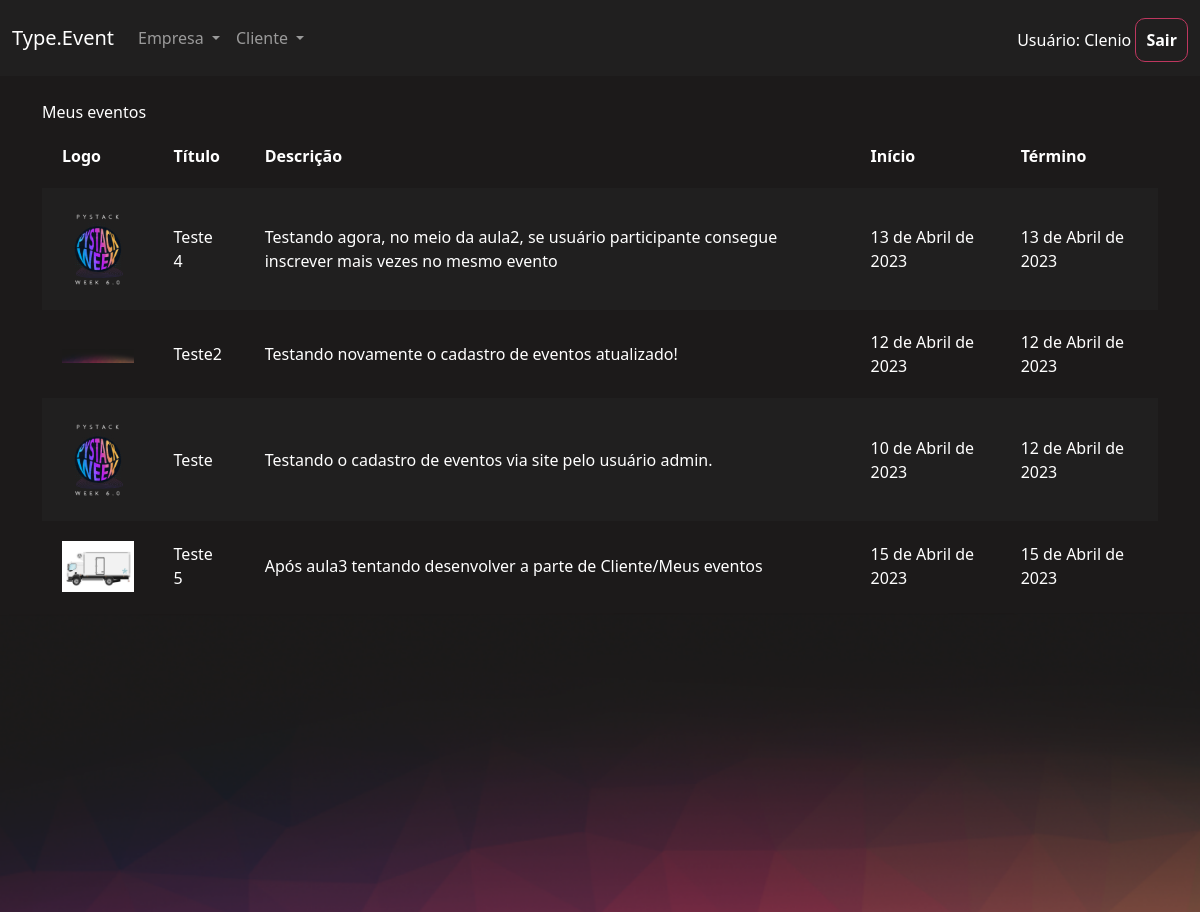
The page /cliente/meus_eventos/ (signed in) on the database its author committed.
### eventos/models.py (models this page shows, shortened)
class Evento(models.Model):
    criador = models.ForeignKey(User, on_delete=models.DO_NOTHING, null=True, blank=True)
    nome = models.CharField(max_length=200)
    descricao = models.TextField()
    data_inicio = models.DateField()
    data_termino = models.DateField()
    carga_horaria = models.BigIntegerField()
    logo = models.ImageField(upload_to='logos')
    participantes = models.ManyToManyField(User, related_name="evento_participante",null=True, blank=True)
    cor_principal = models.CharField(max_length=7)
    cor_secundaria = models.CharField(max_length=7)
    cor_fundo = models.CharField(max_length=7)

### cliente/views.py (the view)
# urls.py: path('meus_eventos/', views.meus_eventos, name="meus_eventos"),
def meus_eventos(request):
    eventos = Evento.objects.filter(participantes=request.user)
    return render(request, 'meus_eventos.html', {'eventos': eventos})

### cliente/templates/meus_eventos.html
{% extends "bases/base_evento.html" %}
{% load static %}
{% block 'importacoes' %}
    <link href="{% static 'evento/css/gerenciar_evento.css' %}" rel="stylesheet">
{% endblock %}
{% block 'conteudo' %}
    <div class="container">
        <br>
        <div class="row">
            <div class="col-md">
                <form action="{% url 'gerenciar_evento' %}" method="GET">
                <label>Meus eventos</label>
            </div>
        </div>
        <table>
            <tr>
                <th>Logo</th>
                <th>Título</th>
                <th>Descrição</th>
                <th>Início</th>
                <th>Término</th>
            </tr>
            {%for evento in eventos%}
            <tr class="{% cycle 'linha' 'linha2' %}">
                <td width="10%"><a href="{% url 'participantes_evento' evento.id %}"><img width="100%" src="/media/{{evento.logo}}"></a></td>
                <td>{{evento.nome}}</td>
                <td>{{evento.descricao}}</td>
                <td>{{evento.data_inicio}}</td>
                <td>{{evento.data_termino}}</td>
            </tr>
            {%endfor%}
        </table>
    </div>
{% endblock %}

### templates/bases/base_evento.html (shortened to what this page needs)
{% extends 'bases/base.html' %}
{% load static %}
{% block 'head' %}
    {% block 'importacoes' %}{% endblock %}
    <link href="{% static 'evento/css/evento.css' %}" rel="stylesheet">
    <link href="{% static 'usuarios/css/usuarios.css' %}" rel="stylesheet">
{% endblock %}
{% block 'body' %}
    <nav class="navbar navbar-expand-lg bg-body-tertiary navbar-color" data-bs-theme="dark">
        <div class="container-fluid">
            <a class="navbar-brand" href="#">Type.Event</a>
              <div class="collapse navbar-collapse" id="navbarNavDropdown">
            <ul class="navbar-nav">
                <li class="nav-item dropdown">
                    <a class="nav-link dropdown-toggle" href="#" role="button" data-bs-toggle="dropdown" aria-expanded="false">
                        Empresa
                    </a>
                </li>
                <li class="nav-item dropdown">
                    <a class="nav-link dropdown-toggle" href="#" role="button" data-bs-toggle="dropdown" aria-expanded="false">
                        Cliente
                    </a>
                </li>
            </ul>
            </div>
            <div>
                <p style="text-transform: capitalize; text-align: right; margin-top: 20px;">Usuário: {{ request.user.username }}    <a href="{% url 'sair' %}" style="text-decoration: none" class="btn-principal">Sair</a></p>
            </div>
        </div>
    </nav>
    <div style="min-height: 60vh">
        {% block 'conteudo' %}
        {% endblock %}
    </div>
    <div class="fundo-pagina">
    </div>
{% endblock %}

### templates/static/geral/css/base.css (style rules this page uses)
body { color: white !important; }
:root { --main-color: #201F1F; --dark-color: #1C1A1A; --contrast-color: #BE375F; --differential-color: #ED8554; }

### templates/static/evento/css/gerenciar_evento.css (style rules this page uses)
table { width: 100%; padding: 20px; }
.linha { height: 40px; background-color: var(--main-color); padding: 20px; }
td, th { padding: 20px; }

### templates/static/evento/css/evento.css (style rules this page uses)
.navbar-color { background-color: #201F1F !important; }
body { background-color: #1C1A1A; }
.fundo-pagina { background-image: url('/static/evento/img/fundo_pagina.png'); height: 300px; background-size: cover; }

### templates/static/usuarios/css/usuarios.css (style rules this page uses)
.btn-principal { background-color: transparent; border: 1px solid var(--contrast-color); color: white; padding: 10px; border-radius: 10px; font-weight: bold; }

### rows shown on the page
Evento: logo (picture), nome "Teste 4", descricao "Testando agora, no meio da aula2, se usuário participante consegue inscrever mais vezes no mesmo evento", data_inicio "13 de Abril de 2023", data_termino "13 de Abril de 2023"
Evento: logo (picture), nome "Teste2", descricao "Testando novamente o cadastro de eventos atualizado!", data_inicio "12 de Abril de 2023", data_termino "12 de Abril de 2023"
Evento: logo (picture), nome "Teste", descricao "Testando o cadastro de eventos via site pelo usuário admin.", data_inicio "10 de Abril de 2023", data_termino "12 de Abril de 2023"
Evento: logo (picture), nome "Teste 5", descricao "Após aula3 tentando desenvolver a parte de Cliente/Meus eventos", data_inicio "15 de Abril de 2023", data_termino "15 de Abril de 2023"

### other values the page prints
{{ request.user.username }} "Clenio"
